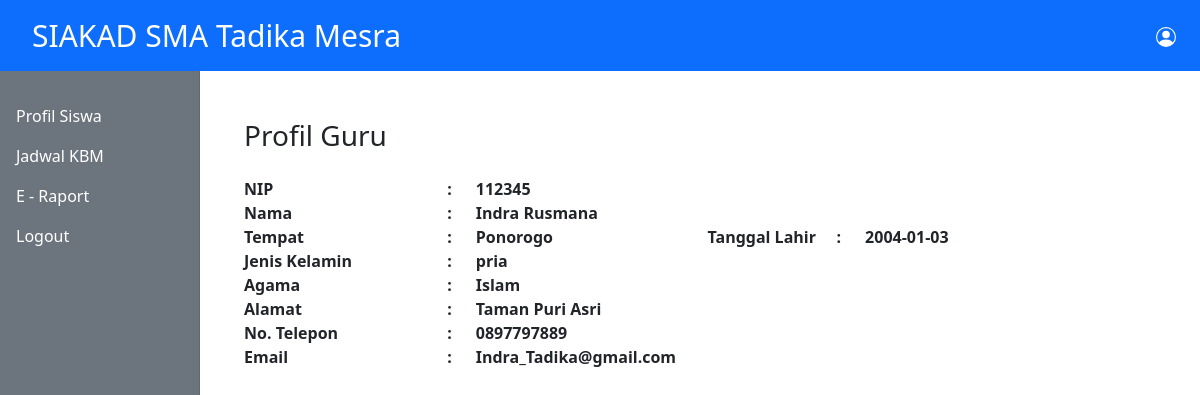
The page /admin/detail-guru.php?nip=112345 on the database its author committed.
### tables this page shows
CREATE TABLE `profil_guru` (
  `NIP` int(50) NOT NULL,
  `nama` varchar(100) NOT NULL,
  `tempat` varchar(50) NOT NULL,
  `tanggal_lahir` date NOT NULL,
  `jenis_kelamin` varchar(30) NOT NULL,
  `agama` varchar(50) NOT NULL,
  `alamat` text NOT NULL,
  `telp` varchar(20) NOT NULL,
  `email` varchar(50) NOT NULL
);

### admin/detail-guru.php (the view)
<?php
    include_once '../database/koneksi.php';
    include_once '../templates/header.php';
    $nip = $_GET['nip'];
    $sql = "SELECT * FROM profil_guru WHERE NIP = '$nip'";
    $exec = mysqli_query($koneksi,$sql);
        while($rows = mysqli_fetch_assoc($exec)){
        $NIP = $rows["NIP"];
        $nama = $rows["nama"];
        $tempat = $rows["tempat"];
        $tanggal_lahir = $rows["tanggal_lahir"];
        $jenis_kelamin = $rows["jenis_kelamin"];
        $agama = $rows["agama"];
        $alamat = $rows["alamat"];
        $telp = $rows["telp"];
        $email = $rows["email"];
        }
?>
<div class = "container mt-5">
<h3>Profil Guru</h3>
  <div class="row mt-4" style="padding-right:5px;">
      <div class="col-12" >
       <div class="row">
            <div class="col-3" style="width:25%;">
                <strong> NIP
                  <span class="pull-right" style="float:right;">:</span>
                </strong>
              </div>
              <div class="col-9" style="width:75%;">
              <strong>
                <?= $NIP;?>
              </strong>
              </div>
              </div>
        <div class="row">
            <div class="col-3" style="width:25%;">
                <strong> Nama
                  <span class="pull-right" style="float:right;">:</span>
                </strong>
              </div>
              <div class="col-9" style="width:75%;">
              <strong>
                <?= $nama;?>
              </strong>
              </div>
          </div>
          <div class="row">
            <div class="col-3" style="width:25%;">
                <strong> Tempat
                  <span class="pull-right" style="float:right;">:</span>
                </strong>
              </div>
              <div class="col-3" style="width:25%;">
              <strong>
                <?= $tempat;?>
              </strong>
              </div>
              <div class="col-2" style="width:17%;">
                <strong> Tanggal Lahir
                  <span class="pull-right" style="float:right;">:</span>
                </strong>
                </div>
              <div class="col-4" style="width:33%;">
                <strong>
                <?= $tanggal_lahir;?>
                </strong>
                </div>
          </div>
          <div class="row">
            <div class="col-3" style="width:25%;">
                <strong> Jenis Kelamin
                  <span class="pull-right" style="float:right;">:</span>
                </strong>
              </div>
              <div class="col-9" style="width:75%;">
              <strong>
                <?= $jenis_kelamin;?>
              </strong>
              </div>
          </div>
          <div class="row">
            <div class="col-3" style="width:25%;">
                <strong> Agama
                  <span class="pull-right" style="float:right;">:</span>
                </strong>
              </div>
              <div class="col-9" style="width:75%;">
              <strong>
                <?= $agama;?>
              </strong>
              </div>
          </div>
          <div class="row">
            <div class="col-3" style="width:25%;">
                <strong> Alamat
                  <span class="pull-right" style="float:right;">:</span>
                </strong>
              </div>
              <div class="col-9" style="width:75%;">
              <strong>
                <?= $alamat;?>
              </strong>
              </div>
          </div>
          <div class="row">
            <div class="col-3" style="width:25%;">
                <strong> No. Telepon
                  <span class="pull-right" style="float:right;">:</span>
                </strong>
              </div>
              <div class="col-9" style="width:75%;">
              <strong>
                <?= $telp;?>
              </strong>
              </div>
          </div>
          <div class="row">
            <div class="col-3" style="width:25%;">
                <strong> Email
                  <span class="pull-right" style="float:right;">:</span>
                </strong>
              </div>
              <div class="col-9" style="width:75%;">
              <strong>
                <?= $email;?>
              </strong>
              </div>
        </div>
       </div>
      </div>
      </div>
  </div>

### rows shown on the page
profil_guru: NIP "112345", nama "Indra Rusmana", tempat "Ponorogo", tanggal_lahir "2004-01-03", jenis_kelamin "pria", agama "Islam", alamat "Taman Puri Asri", telp "0897797889", email "Indra_Tadika@gmail.com"
